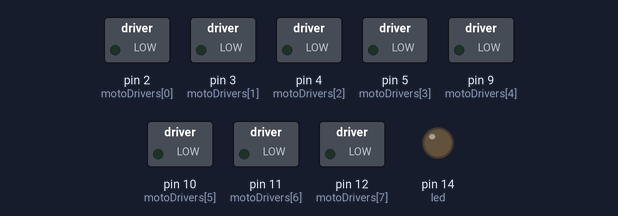
A sketch run on a simulated Arduino Uno, built with avr-gcc and run on an emulated ATmega328P. Shown: switched loads named in the sketch (green lamp = pin HIGH), output pins drawn as LEDs (lit = HIGH).

Above: at 0.1 s.
At 2.1 s:
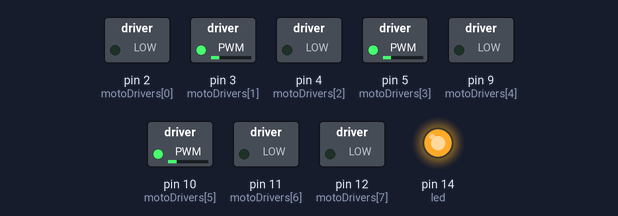
Timing chart, 0 to 3.6 s (numbered marks = the images above):
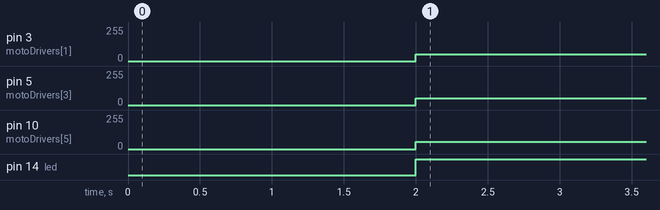

The sketch:

motor_tuning.ino
```cpp
/*
FL:        FR:

BL:        BR:


*/


int motoDrivers[] = {2, 3, 4, 5, 9, 10, 11, 12};
int led = 14;

int fr_in3 = motoDrivers[1];
int fr_in4 = motoDrivers[0];

int br_in1 = motoDrivers[3];
int br_in2 = motoDrivers[2];

int fl_in1 = motoDrivers[4];
int fl_in2 = motoDrivers[5];

int bl_in3 = motoDrivers[6];
int bl_in4 = motoDrivers[7];

void setup() {
  for(int i=0; i<=7; i++ ){
    pinMode(motoDrivers[i],OUTPUT);
  }
  pinMode(led, OUTPUT);
  delay(2000);
}

void loop() {
  digitalWrite(led,HIGH);
  forward(52,55,50,50);
//  digitalWrite(9,HIGH);
//  bl_ccw(255);

//  stop_car();
//  forward(12, 12, 12, 12);
//  back(12, 12, 12, 12);
//  go_left(12, 12, 12, 12);
//  go_right(12, 12, 12, 12);
//  turn_CW(12, 12, 12, 12);
//  turn_CCW(12, 12, 12, 12);
//  forward_right(12, 12);
//  forward_left(12, 12);
//  back_right(12, 12);
//  back_left(12, 12);
}
```

directions.ino
```cpp
void stop_car(){
  fr_stop();
  fl_stop();
  br_stop();
  bl_stop();
}

void forward(int fr, int fl, int br, int bl){
  fr_cw(fr);
  fl_cw(fl);
  br_cw(br);
  bl_cw(bl);
}

void back(int fr, int fl, int br, int bl){
  fr_ccw(fr);
  fl_ccw(fl);
  br_ccw(br);
  bl_ccw(bl);
}

void go_left(int fr, int fl, int br, int bl){
  fr_cw(fr);
  fl_ccw(fl);
  br_ccw(br);
  bl_cw(bl);
}

void go_right(int fr, int fl, int br, int bl){
  fr_ccw(fr);
  fl_cw(fl);
  br_cw(br);
  bl_ccw(bl);
}

void turn_CW(int fr, int fl, int br, int bl){
  fr_ccw(fr);
  fl_cw(fl);
  br_ccw(br);
  bl_cw(bl);
}

void turn_CCW(int fr, int fl, int br, int bl){
  fr_cw(fr);
  fl_ccw(fl);
  br_cw(br);
  bl_ccw(bl);
}

void forward_right(int fl, int br){
  fr_stop();
  fl_cw(fl);
  br_cw(br);
  bl_stop();
}

void forward_left(int fr, int bl){
  fr_cw(fr);
  fl_stop();
  br_stop();
  bl_cw(bl);
}

void back_right(int fr, int bl){
  fr_ccw(fr);
  fl_stop();
  br_stop();
  bl_ccw(bl);
}

void back_left(int fl, int br){
  fr_stop();
  fl_ccw(fl);
  br_ccw(br);
  bl_stop();
}
```

wheel_config.ino
```cpp
void fr_stop(){
  analogWrite(fr_in3, 0);
  analogWrite(fr_in4, 0);
}

void fl_stop(){
  analogWrite(fl_in1, 0);
  analogWrite(fl_in2, 0);
}

void br_stop(){
  analogWrite(br_in1, 0);
  analogWrite(br_in2, 0);
}

void bl_stop(){
  analogWrite(bl_in3, 0);
  analogWrite(bl_in4, 0);
}

// --------------------------------------------------------------------------------------------------------------------------------- //

void fr_cw(int anaValue){
  analogWrite(fr_in4, 0);
  analogWrite(fr_in3, anaValue);
}

void fl_cw(int anaValue){
  analogWrite(fl_in1, 0);
  analogWrite(fl_in2, anaValue);
}

void br_cw(int anaValue){
  analogWrite(br_in2, 0);
  analogWrite(br_in1, anaValue);
}

void bl_cw(int anaValue){
  analogWrite(bl_in3, 0);
  analogWrite(bl_in4, anaValue);
}

// --------------------------------------------------------------------------------------------------------------------------------- //

void fr_ccw(int anaValue){
  analogWrite(fr_in3, 0);
  analogWrite(fr_in4, anaValue);
}

void fl_ccw(int anaValue){
  analogWrite(fl_in2, 0);
  analogWrite(fl_in1, anaValue);
}

void br_ccw(int anaValue){
  analogWrite(br_in1, 0);
  analogWrite(br_in2, anaValue);
}

void bl_ccw(int anaValue){
  analogWrite(bl_in4, 0);
  analogWrite(bl_in3, anaValue);
}
```

Measured:
- by itself, pin 3 (motoDrivers[1]): 0/255 → 52/255 at 2.0 s
- by itself, pin 5 (motoDrivers[3]): 0/255 → 50/255 at 2.0 s
- by itself, pin 10 (motoDrivers[5]): 0/255 → 55/255 at 2.0 s
- by itself, pin 14 (led): LOW → HIGH at 2.0 s
